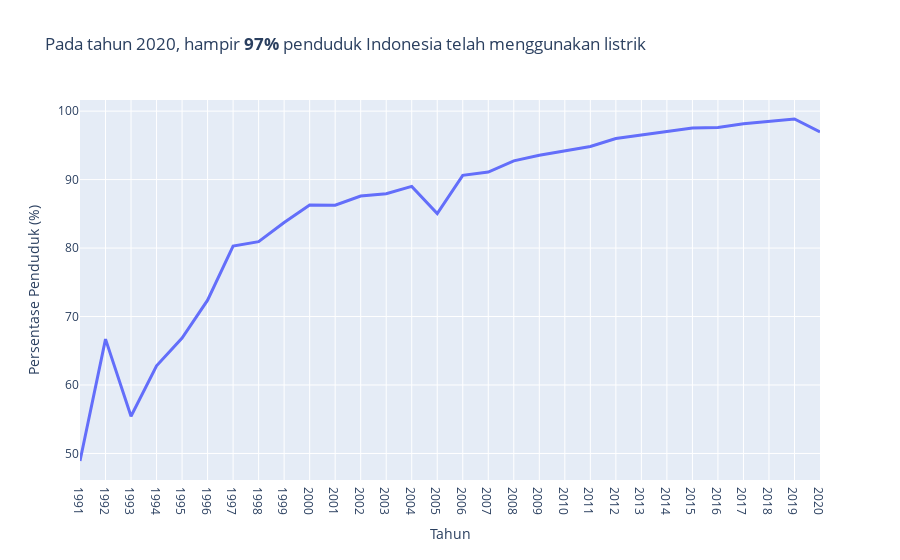

Write notebook code for a chart like this one.
### Code cell
subset_data_populasi_listrik = recap_data_energy_dan_mining[recap_data_energy_dan_mining["Indicator Code"]=="EG.ELC.ACCS.ZS"]
subset_data_populasi_listrik = subset_data_populasi_listrik.sort_values("Year",ascending=True)
fig = px.line(subset_data_populasi_listrik,
             x="Year",
             y="Value",
             title="Pada tahun 2020, hampir <b>97%</b> penduduk Indonesia telah menggunakan listrik")
fig.update_layout(
     yaxis_title="Persentase Penduduk (%)",
     xaxis=dict(
         title=dict(text="Tahun"),
     )
    
)
fig.update_traces(
    line_width=3
)
fig.show()

### Figure 1 — Plotly figure (JSON) as saved in the notebook; plotly's stock layout.template omitted (floating-point values rounded to 4 significant figures)
{"data": [{"hovertemplate": "Year=%{x}<br>Value=%{y}<extra></extra>", "legendgroup": "", "line": {"color": "#636efa", "dash": "solid", "width": 3}, "marker": {"symbol": "circle"}, "mode": "lines", "name": "", "orientation": "v", "showlegend": false, "type": "scatter", "x": ["1991", "1992", "1993", "1994", "1995", "1996", "1997", "1998", "1999", "2000", "2001", "2002", "2003", "2004", "2005", "2006", "2007", "2008", "2009", "2010", "2011", "2012", "2013", "2014", "2015", "2016", "2017", "2018", "2019", "2020"], "xaxis": "x", "y": [48.9, 66.7, 55.43, 62.8, 66.86, 72.39, 80.3, 80.94, 83.73, 86.3, 86.26, 87.6, 87.94, 89.01, 85.04, 90.62, 91.1, 92.73, 93.55, 94.15, 94.83, 96, 96.46, 97.01, 97.54, 97.62, 98.14, 98.51, 98.85, 96.95], "yaxis": "y"}], "layout": {"legend": {"tracegroupgap": 0}, "title": {"text": "Pada tahun 2020, hampir <b>97%</b> penduduk Indonesia telah menggunakan listrik"}, "xaxis": {"anchor": "y", "domain": [0, 1], "title": {"text": "Tahun"}}, "yaxis": {"anchor": "x", "domain": [0, 1], "title": {"text": "Persentase Penduduk (%)"}}}}
